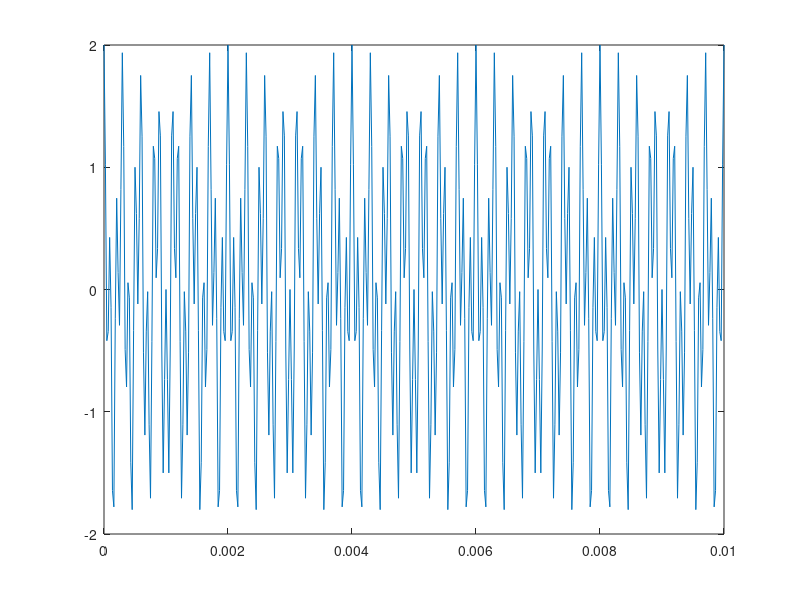

The MATLAB source for this figure: (Note: this script raises an error after producing the figure.)
Fc=44000;
t=0:(1/Fc):0.01;
f0=3500; f1=1e4;
x=cos(2*pi*f0*t)+cos(2*pi*f1*t);
plot(t, x)
wavwrite(x, Fc, 'two-sines.wav');

r=0.99;

num = [1, -2*cos(2*pi*f0/Fc), 1]
den = num * (r.^(0:2));

